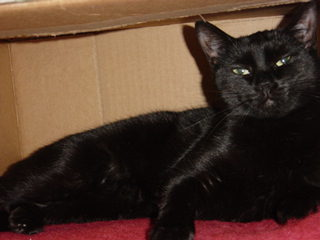
#> input picture PetImages/Cat/10157.jpg, 320 x 240 px; its folder holds 3 pictures in this run
$ python task3_cats_vs_dogs_svm.py
#> lines starting #> are read from the running program, lines starting #| are printed output that depends on the picture
import os
import cv2
import numpy as np
from sklearn.model_selection import train_test_split
from sklearn.svm import SVC
from sklearn.metrics import accuracy_score

# Path to the dataset (after unzipping kagglecatsanddogs_5340.zip)
DATADIR = "PetImages"
CATEGORIES = ["Cat", "Dog"]
IMG_SIZE = 100  # Resize all images to 100x100

data = []
labels = []

# Load and preprocess images
for category in CATEGORIES:
    path = os.path.join(DATADIR, category)
    label = CATEGORIES.index(category)

    for img in os.listdir(path):
        try:
            img_path = os.path.join(path, img)
            img_array = cv2.imread(img_path, cv2.IMREAD_GRAYSCALE)
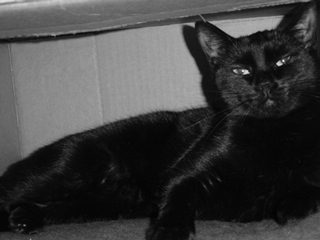
#> img_array: shape (240, 320); min 0, max 239, mean 62.4
            resized_array = cv2.resize(img_array, (IMG_SIZE, IMG_SIZE))
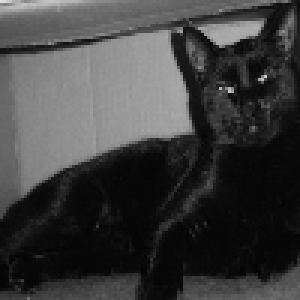
#> resized_array: shape (100, 100) (shown 3 times larger); min 3, max 222, mean 62.3
            data.append(resized_array.flatten())  # Flatten the 2D image to 1D
            labels.append(label)
        except Exception as e:
            # Ignore corrupt images
            continue
#> pass 2 of the loop `for category in CATEGORIES:`:
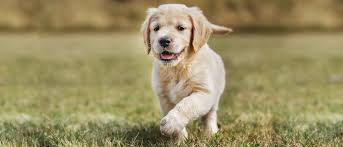
#> input picture PetImages/dog/1.jpeg, 343 x 147 px, found by its file name
#> `img_array = cv2.imread(img_path, cv2.IMREAD_GRAYSCALE)`:
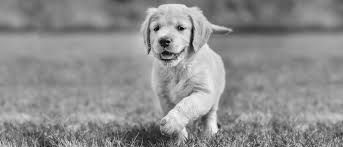
#> img_array: shape (147, 343); min 0, max 254, mean 141.9
#> `resized_array = cv2.resize(img_array, (IMG_SIZE, IMG_SIZE))`:
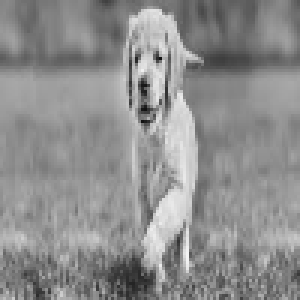
#> resized_array: shape (100, 100) (shown 3 times larger); min 17, max 244, mean 141.8

print("✅ Total samples loaded:", len(data))

# Convert to NumPy arrays
X = np.array(data)
y = np.array(labels)

# Split the dataset
X_train, X_test, y_train, y_test = train_test_split(X, y, test_size=0.2, random_state=42)

# Train SVM model
svm_model = SVC(kernel='linear')  # You can try 'rbf' or 'poly' too
svm_model.fit(X_train, y_train)

# Predict and evaluate
y_pred = svm_model.predict(X_test)
accuracy = accuracy_score(y_test, y_pred)

print("🎯 SVM Model Accuracy:", round(accuracy * 100, 2), "%")
